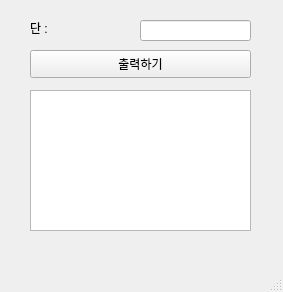
<?xml version="1.0" encoding="UTF-8"?>
<ui version="4.0">
 <class>MainWindow</class>
 <widget class="QMainWindow" name="MainWindow">
  <property name="geometry">
   <rect>
    <x>0</x>
    <y>0</y>
    <width>283</width>
    <height>292</height>
   </rect>
  </property>
  <property name="windowTitle">
   <string>MainWindow</string>
  </property>
  <widget class="QWidget" name="centralwidget">
   <widget class="QLabel" name="lbl">
    <property name="geometry">
     <rect>
      <x>30</x>
      <y>20</y>
      <width>111</width>
      <height>16</height>
     </rect>
    </property>
    <property name="text">
     <string>단 : </string>
    </property>
   </widget>
   <widget class="QPushButton" name="pb">
    <property name="geometry">
     <rect>
      <x>30</x>
      <y>50</y>
      <width>221</width>
      <height>28</height>
     </rect>
    </property>
    <property name="text">
     <string>출력하기</string>
    </property>
   </widget>
   <widget class="QLineEdit" name="le">
    <property name="geometry">
     <rect>
      <x>140</x>
      <y>20</y>
      <width>111</width>
      <height>21</height>
     </rect>
    </property>
   </widget>
   <widget class="QTextEdit" name="te">
    <property name="geometry">
     <rect>
      <x>30</x>
      <y>90</y>
      <width>221</width>
      <height>141</height>
     </rect>
    </property>
    <property name="readOnly">
     <bool>true</bool>
    </property>
   </widget>
  </widget>
  <widget class="QMenuBar" name="menubar">
   <property name="geometry">
    <rect>
     <x>0</x>
     <y>0</y>
     <width>283</width>
     <height>26</height>
    </rect>
   </property>
  </widget>
  <widget class="QStatusBar" name="statusbar"/>
 </widget>
 <resources/>
 <connections/>
</ui>
